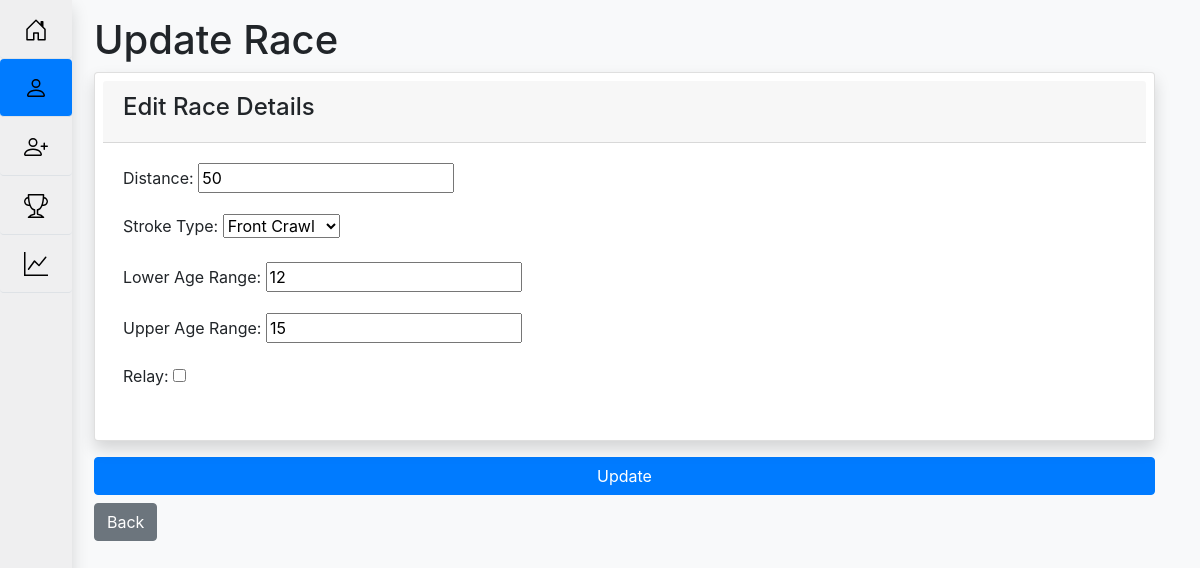
The app's page /competition/race/update/11/ with its own data.
### home/models.py (models this page shows, shortened)
class SwimmingInfo(models.Model):
    FRONTCRAWL = 'FC'
    BACKCRAWL = 'BC'
    BUTTERFLY = 'BF'
    BREASTSTROKE = 'BS'
    MEDLEY = 'IM'
    strokeTypes = [
    (FRONTCRAWL,'Front Crawl'),
    (BACKCRAWL,'Back Crawl'),
    (BUTTERFLY,'Butterfly'),
    (BREASTSTROKE,'Breaststroke'),
    (MEDLEY, 'Medley')
    ]
    distance = models.PositiveIntegerField(_('Distance'),null = False, default=50)
    strokeType = models.CharField(_('Stroke Type'),max_length=20, choices=strokeTypes, default=FRONTCRAWL)
    class Meta:
        abstract = True

class Race(SwimmingInfo):
    competition = models.ForeignKey(Competition, on_delete=models.CASCADE)
    swimmers = models.ManyToManyField(Swimmer)
    age_range_lower = models.PositiveSmallIntegerField(_('Lower Age Range'),default=12)
    age_range_upper = models.PositiveSmallIntegerField(_('Upper Age Range'),default=15)
    is_relay = models.BooleanField(_('Relay'),default=False)
    def get_absolute_url(self):
        return(reverse('home:race_detail', kwargs={'pk':self.id}))

### home/views.py (the view)
# urls.py: path('competition/race/update/<int:pk>/',views.RaceUpdateView.as_view(), name = 'race_update'),
class RaceUpdateView(generic.UpdateView):
    model = Race
    form_class = RaceForm
    template_name = "home/generic_update.html"
    def get_context_data(self, **kwargs):
        context = super().get_context_data(**kwargs)
        context['view_type'] = "Race"
        context['model'] = self.get_object()
        return context

### home/forms.py
class RaceForm(forms.ModelForm):
    class Meta:
        model= Race
        fields = ('distance','strokeType','age_range_lower','age_range_upper','is_relay')

### home/templates/home/generic_update.html (shortened to what this page needs)
{%extends 'home/master.html'%}
{% load static %}
{%block nav_item_swimmer_list%}active
{%endblock %}
{%block main%}
<div class="container main">
    <h1>Update {{view_type}}</h1>
    <form method="post">
        <div class="card shadow p-2">
            <div class="card-header card-header-secondary">
                <h4>Edit {{view_type}} Details</h4>
            </div>
            <div class="card-body">
                {{ form.as_p }}
            </div>
        </div><input class="btn btn-primary mt-3" type="submit" value="Update" style="width: 100%;">
    </form>
    <a class="btn btn-secondary mt-2" href="{{model.get_absolute_url}}">Back</a>
</div>
{%endblock%}

### home/static/home/css/style.css (style rules this page uses)
.main { padding-left: 4rem; padding-top: 1rem; }

### home/templates/home/master.html (style rules this page uses)
@media (min-width:769px) { .main { padding-left: 4rem !important; } }

### records on screen
Race: distance "50", strokeType "Front Crawl", age_range_lower "12", age_range_upper "15"

### other values on screen
{{ view_type }} "Race"
